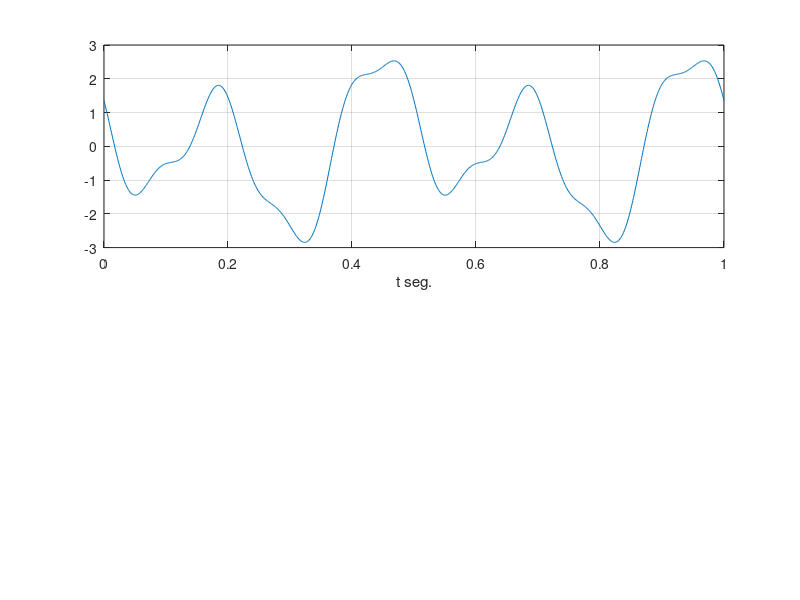

Here is the MATLAB script that generated this plot: (Note: this script raises an error after producing the figure.)
T= 0.001;

A= [1 2 0.5];
F= [2 4 10];

phi=[0 pi/2 pi/4];
t=0:T:1;
x=zeros(1,length(t));

for k=1:3
    x=x+A(k)*cos(2*pi*F(k)*t+phi(k));
end

subplot(2, 1, 1);
plot(t,x)
xlabel("t seg.")
grid on 

[X, f] = espetro(x, T);

subplot(2, 1, 2);
p = plot(f, abs(X), 'b');
p(1).LineWidth = 1;
axis([-12 12 0 2.5])
legend("f");
title('Ex02_i');
xlabel('f (Hz)');
ylabel('X');
grid on;
